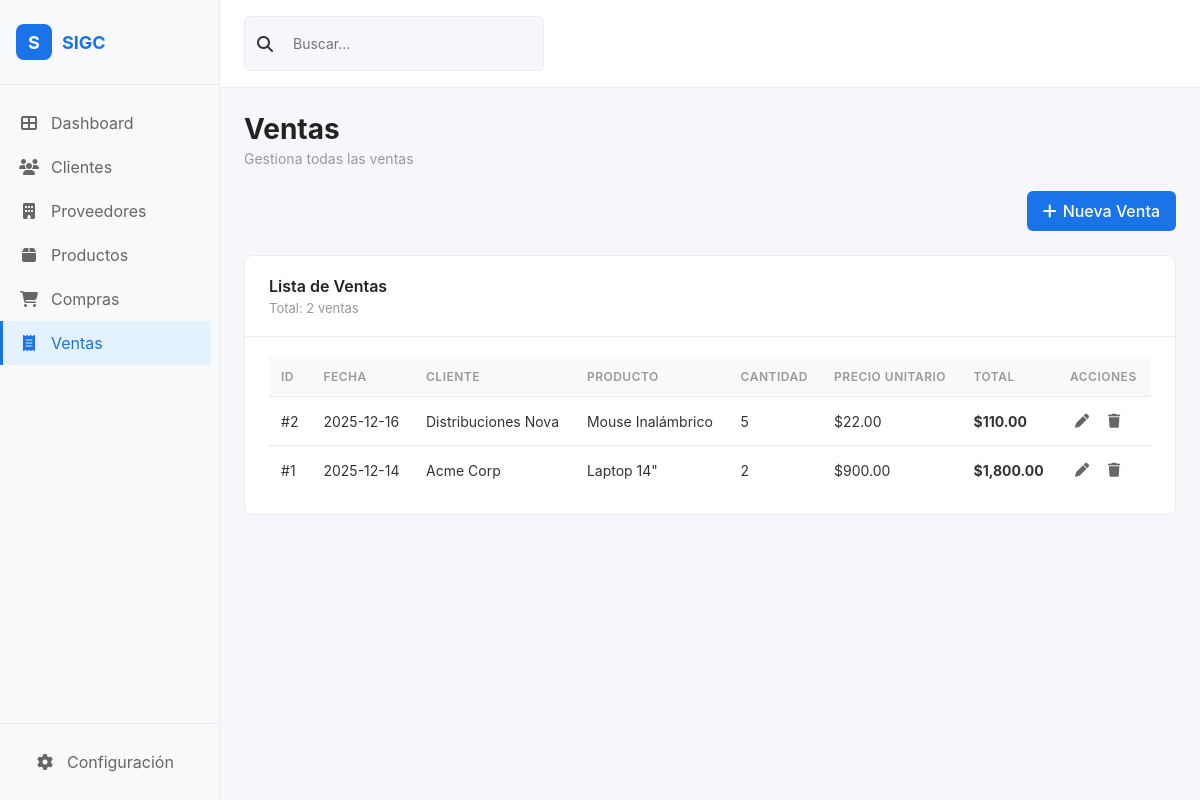
The app's page /modules/ventas/read.php with its own data.
### tables this page shows
CREATE TABLE IF NOT EXISTS ventas (
  id INT AUTO_INCREMENT PRIMARY KEY,
  cliente_id INT NOT NULL,
  producto_id INT NOT NULL,
  cantidad INT NOT NULL DEFAULT 1,
  precio_unitario DECIMAL(10,2) NOT NULL DEFAULT 0,
  fecha DATE NOT NULL DEFAULT (CURRENT_DATE),
  notas TEXT,
  CONSTRAINT fk_ventas_cliente FOREIGN KEY (cliente_id) REFERENCES clientes(id) ON DELETE RESTRICT ON UPDATE CASCADE,
  CONSTRAINT fk_ventas_producto FOREIGN KEY (producto_id) REFERENCES productos(id) ON DELETE RESTRICT ON UPDATE CASCADE
);

CREATE TABLE IF NOT EXISTS clientes (
  id INT AUTO_INCREMENT PRIMARY KEY,
  nombre VARCHAR(120) NOT NULL,
  email VARCHAR(160) UNIQUE,
  telefono VARCHAR(60),
  direccion VARCHAR(200),
  creado_en TIMESTAMP DEFAULT CURRENT_TIMESTAMP
);

CREATE TABLE IF NOT EXISTS productos (
  id INT AUTO_INCREMENT PRIMARY KEY,
  nombre VARCHAR(160) NOT NULL,
  descripcion TEXT,
  precio DECIMAL(10,2) NOT NULL DEFAULT 0,
  stock INT NOT NULL DEFAULT 0,
  proveedor_id INT,
  creado_en TIMESTAMP DEFAULT CURRENT_TIMESTAMP,
  CONSTRAINT fk_productos_proveedor FOREIGN KEY (proveedor_id) REFERENCES proveedores(id) ON DELETE SET NULL ON UPDATE CASCADE
);

### modules/ventas/read.php (the view, shortened to what this page needs)
<?php
require_once __DIR__ . '/../../config/layout.php';
$db = db();
$items = $db->query("
    SELECT v.id, v.fecha, c.nombre AS cliente, p.nombre AS producto, v.cantidad, v.precio_unitario,
           (v.cantidad * v.precio_unitario) AS total
    FROM ventas v
    JOIN clientes c ON c.id = v.cliente_id
    JOIN productos p ON p.id = v.producto_id
    ORDER BY v.fecha DESC
")->fetchAll();
echo renderHeader('Ventas', 'Gestiona todas las ventas');
?>
<div style="display: flex; justify-content: space-between; align-items: center; margin-bottom: 24px;">
    <a href="create.php" class="btn-nuevo">
        <i class="fas fa-plus"></i>
        Nueva Venta
    </a>
</div>
<div class="card">
    <div class="card-header">
        <div>
            <h2>Lista de Ventas</h2>
            <p>Total: <?php echo count($items); ?> ventas</p>
        </div>
    </div>
    <div class="card-content">
        <?php if(empty($items)): ?>
        <div class="empty-state">
            <i class="fas fa-receipt"></i>
            <h3>No hay ventas registradas</h3>
            <p>Comienza agregando tu primera venta</p>
        </div>
        <?php else: ?>
        <table>
            <thead>
                <tr>
                    <th>ID</th>
                    <th>Fecha</th>
                    <th>Cliente</th>
                    <th>Producto</th>
                    <th>Cantidad</th>
                    <th>Precio Unitario</th>
                    <th>Total</th>
                    <th>Acciones</th>
                </tr>
            </thead>
            <tbody>
                <?php foreach ($items as $item): ?>
                <tr>
                    <td>#<?php echo $item['id']; ?></td>
                    <td><?php echo htmlspecialchars($item['fecha']); ?></td>
                    <td><?php echo htmlspecialchars($item['cliente']); ?></td>
                    <td><?php echo htmlspecialchars($item['producto']); ?></td>
                    <td><?php echo htmlspecialchars($item['cantidad']); ?></td>
                    <td>$<?php echo number_format($item['precio_unitario'], 2); ?></td>
                    <td><strong>$<?php echo number_format($item['total'], 2); ?></strong></td>
                    <td>
                        <div class="actions">
                            <a href="update.php?id=<?php echo $item['id']; ?>" class="btn-action" title="Editar">
                                <i class="fas fa-pen"></i>
                            </a>
                            <a href="delete.php?id=<?php echo $item['id']; ?>" class="btn-action delete" title="Eliminar" onclick="return confirm('¿Eliminar?')">
                                <i class="fas fa-trash"></i>
                            </a>
                        </div>
                    </td>
                </tr>
                <?php endforeach; ?>
            </tbody>
        </table>
        <?php endif; ?>
    </div>
</div>
<?php echo renderFooter(); ?>

### config/layout.php (style rules this page uses)
* { margin: 0; padding: 0; box-sizing: border-box; }
body { font-family: -apple-system, BlinkMacSystemFont, 'Segoe UI', Roboto, 'Helvetica Neue', Arial, sans-serif; background: #f5f7fb; color: #333; }
.btn-nuevo { background: #1a73e8; color: white; border: none; padding: 10px 16px; border-radius: 6px; cursor: pointer; display: flex; align-items: center; gap: 6px; font-weight: 500; transition: background 0.2s; text-decoration: none; }
.card { background: white; border-radius: 8px; border: 1px solid #e9ecef; overflow: hidden; margin-bottom: 24px; }
.card-header { padding: 20px 24px; border-bottom: 1px solid #e9ecef; display: flex; justify-content: space-between; align-items: center; }
.card-header h2 { font-size: 16px; font-weight: 600; color: #222; }
.card-header p { font-size: 13px; color: #999; margin-top: 4px; }
.card-content { padding: 20px 24px; }
table { width: 100%; border-collapse: collapse; }
thead { background: #f8f9fa; }
th { padding: 12px; text-align: left; font-size: 12px; color: #999; text-transform: uppercase; letter-spacing: 0.5px; font-weight: 600; }
td { padding: 12px; border-top: 1px solid #e9ecef; font-size: 14px; }
.actions { display: flex; gap: 8px; }
.btn-action { background: none; border: none; cursor: pointer; color: #666; font-size: 14px; padding: 4px; transition: color 0.2s; width: 24px; height: 24px; display: flex; align-items: center; justify-content: center; text-decoration: none; }

### records on screen
ventas: id "2", fecha "2025-12-16", cliente.nombre "Distribuciones Nova", producto.nombre "Mouse Inalámbrico", cantidad "5", precio_unitario "22.00", total "110.00"
ventas: id "1", fecha "2025-12-14", cliente.nombre "Acme Corp", producto.nombre "Laptop 14\"", cantidad "2", precio_unitario "900.00", total "1,800.00"

### other values on screen
$pageTitle "Ventas"
$pageSubtitle "Gestiona todas las ventas"
count($items) "2"
